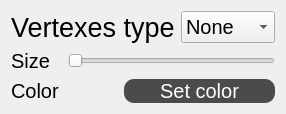
        <widget class="QWidget" name="tab">
         <attribute name="title">
          <string>Vertexes</string>
         </attribute>
         <layout class="QGridLayout" name="gridLayout_3">
          <item row="0" column="0" colspan="3">
           <widget class="QLabel" name="label_27">
            <property name="font">
             <font>
              <pointsize>20</pointsize>
             </font>
            </property>
            <property name="text">
             <string>Vertexes type</string>
            </property>
           </widget>
          </item>
          <item row="1" column="0">
           <widget class="QLabel" name="label_28">
            <property name="font">
             <font>
              <pointsize>15</pointsize>
             </font>
            </property>
            <property name="text">
             <string>Size</string>
            </property>
           </widget>
          </item>
          <item row="2" column="0" colspan="2">
           <widget class="QLabel" name="label_26">
            <property name="sizePolicy">
             <sizepolicy hsizetype="Preferred" vsizetype="Preferred">
              <horstretch>0</horstretch>
              <verstretch>0</verstretch>
             </sizepolicy>
            </property>
            <property name="font">
             <font>
              <pointsize>15</pointsize>
             </font>
            </property>
            <property name="text">
             <string>Color</string>
            </property>
           </widget>
          </item>
          <item row="0" column="3">
           <widget class="QComboBox" name="VertexesType">
            <property name="sizePolicy">
             <sizepolicy hsizetype="Expanding" vsizetype="Expanding">
              <horstretch>0</horstretch>
              <verstretch>0</verstretch>
             </sizepolicy>
            </property>
            <property name="font">
             <font>
              <pointsize>15</pointsize>
             </font>
            </property>
            <item>
             <property name="text">
              <string>None</string>
             </property>
            </item>
            <item>
             <property name="text">
              <string>Circle</string>
             </property>
            </item>
            <item>
             <property name="text">
              <string>Square</string>
             </property>
            </item>
           </widget>
          </item>
          <item row="1" column="1" colspan="3">
           <widget class="QSlider" name="vertexSizeEditer">
            <property name="sizePolicy">
             <sizepolicy hsizetype="Expanding" vsizetype="Expanding">
              <horstretch>0</horstretch>
              <verstretch>0</verstretch>
             </sizepolicy>
            </property>
            <property name="minimum">
             <number>1</number>
            </property>
            <property name="maximum">
             <number>15</number>
            </property>
            <property name="orientation">
             <enum>Qt::Horizontal</enum>
            </property>
           </widget>
          </item>
          <item row="2" column="2" colspan="2">
           <widget class="QPushButton" name="SetVertexesColorClicked">
            <property name="sizePolicy">
             <sizepolicy hsizetype="Expanding" vsizetype="Expanding">
              <horstretch>0</horstretch>
              <verstretch>0</verstretch>
             </sizepolicy>
            </property>
            <property name="font">
             <font>
              <pointsize>15</pointsize>
             </font>
            </property>
            <property name="styleSheet">
             <string notr="true">QPushButton{
	background-color: rgb(75, 75, 75);
	
	border-color: solid black;
	border-width: 1px;
	border-radius: 10px;
	color: white; 
}

QPushButton:hover {
    background-color: rgb(90, 90, 90);
}

QPushButton:pressed {
    background-color: rgb(75, 75, 75);
}</string>
            </property>
            <property name="text">
             <string>Set color</string>
            </property>
           </widget>
          </item>
         </layout>
        </widget>
